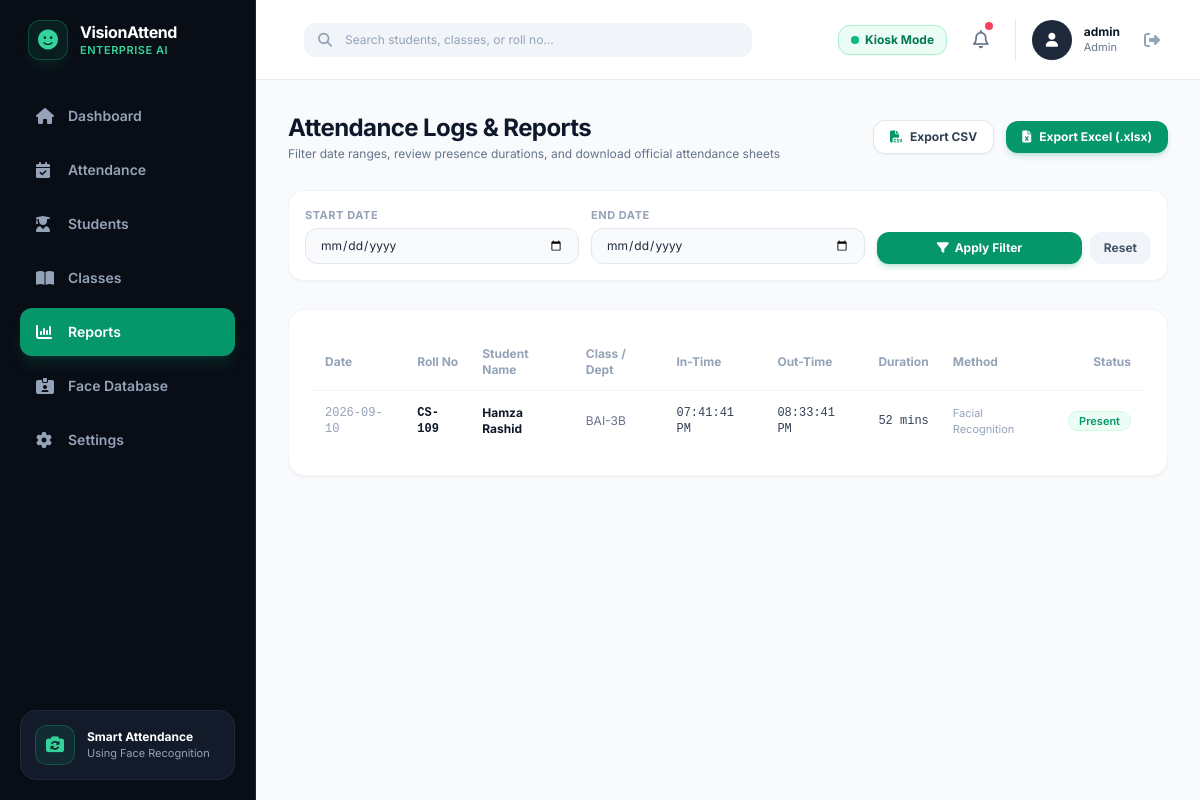
The app's page /reports (signed in), older data.
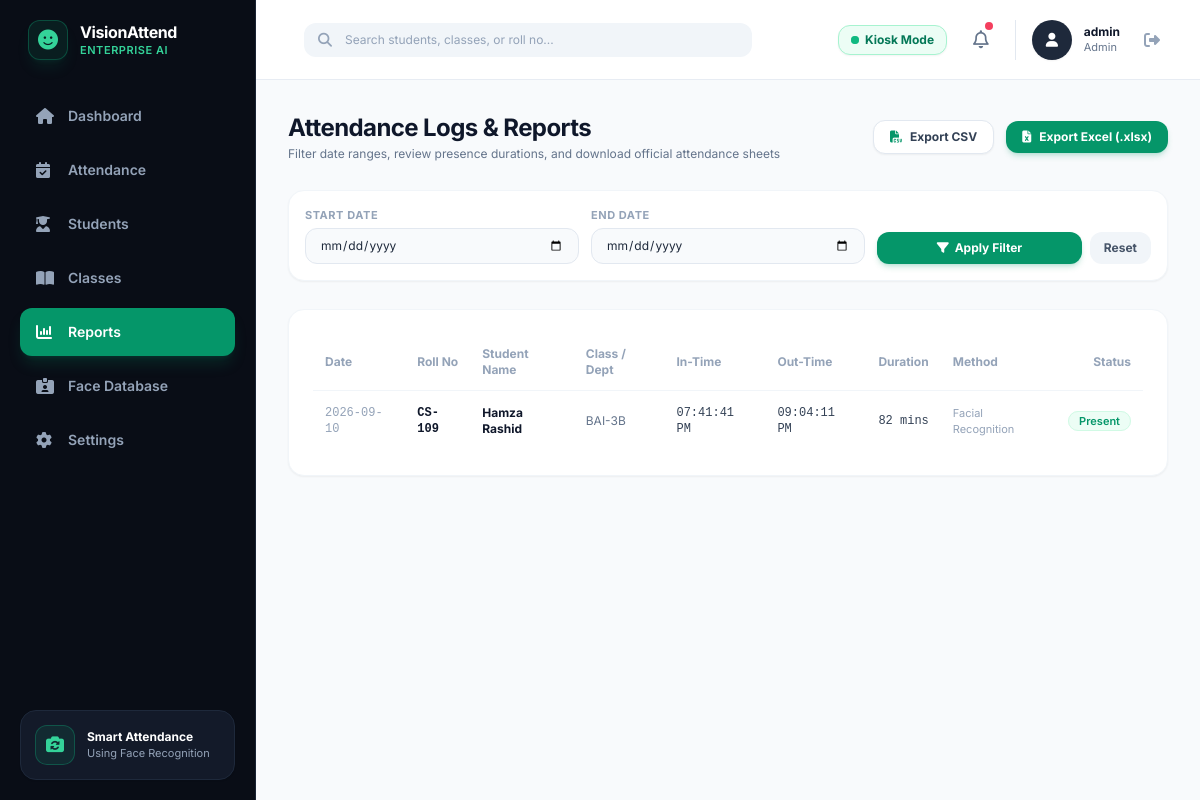
The same page, newer data.
### src/database.py (models this page shows, shortened)
class Attendance(db.Model):
    __tablename__ = 'attendance'
    id = db.Column(db.Integer, primary_key=True)
    student_id = db.Column(db.String(50), db.ForeignKey('students.student_id'), nullable=False, index=True)
    date = db.Column(db.Date, default=date.today, index=True)                       # e.g., 2026-09-09
    in_time = db.Column(db.String(20), nullable=True)                               # e.g., "10:22:15 AM"
    out_time = db.Column(db.String(20), nullable=True)                              # e.g., "01:30:10 PM"
    duration_minutes = db.Column(db.Integer, default=0)                             # Total duration in minutes
    status = db.Column(db.String(20), default="Present")                            # "Present", "Absent", "Late"
    verification_method = db.Column(db.String(50), default="Facial Recognition")
    created_at = db.Column(db.DateTime, default=datetime.utcnow)

class Student(db.Model):
    __tablename__ = 'students'
    id = db.Column(db.Integer, primary_key=True)
    student_id = db.Column(db.String(50), unique=True, nullable=False, index=True)  # e.g., "CS-001"
    name = db.Column(db.String(100), nullable=False)                                # e.g., "Ali Raza"
    department = db.Column(db.String(100), default="BCS - 1A")                      # Class / Department code
    email = db.Column(db.String(120), nullable=True)
    sample_image = db.Column(db.String(255), nullable=True)
    created_at = db.Column(db.DateTime, default=datetime.utcnow)
    attendances = db.relationship('Attendance', backref='student', lazy=True, cascade="all, delete-orphan")

### app.py (the view)
@app.route('/reports')
@admin_required
def reports():
    start_date_str = request.args.get('start_date', '')
    end_date_str = request.args.get('end_date', '')
    query = Attendance.query
    if start_date_str:
        try:
            start_date = datetime.strptime(start_date_str, "%Y-%m-%d").date()
            query = query.filter(Attendance.date >= start_date)
        except ValueError:
            pass
    if end_date_str:
        try:
            end_date = datetime.strptime(end_date_str, "%Y-%m-%d").date()
            query = query.filter(Attendance.date <= end_date)
        except ValueError:
            pass
    records = query.order_by(Attendance.date.desc(), Attendance.id.desc()).all()
    return render_template('reports.html', active_page='reports', records=records,
                           start_date=start_date_str, end_date=end_date_str)

### app.py (called while the page is built)
def admin_required(f):
    @wraps(f)
    def decorated_function(*args, **kwargs):
        if 'user_id' not in session:
            return redirect(url_for('login'))
        if session.get('role') != 'admin':
            flash("Unauthorized: Administrator permissions required.", "error")
            return redirect(url_for('student_dashboard'))
        return f(*args, **kwargs)
    return decorated_function

### templates/reports.html (shortened to what the changed rows need)
{% extends "base.html" %}
{% block content %}
<div class="space-y-7">
    <div class="flex flex-col sm:flex-row items-start sm:items-center justify-between gap-4">
        <div>
            <h1 class="text-2xl font-bold text-slate-900 tracking-tight">Attendance Logs & Reports</h1>
        </div>
    </div>
    <div class="bg-white rounded-2xl border border-slate-100 shadow-sm overflow-hidden p-6">
        <div class="overflow-x-auto">
            <table class="w-full text-left text-xs">
                <thead>
                    <tr class="text-slate-400 font-semibold border-b border-slate-100 pb-2">
                        <th class="py-3 px-3">Date</th>
                        <th class="py-3 px-3">Roll No</th>
                        <th class="py-3 px-3">Student Name</th>
                        <th class="py-3 px-3">Class / Dept</th>
                        <th class="py-3 px-3">In-Time</th>
                        <th class="py-3 px-3">Out-Time</th>
                        <th class="py-3 px-3">Duration</th>
                        <th class="py-3 px-3">Method</th>
                        <th class="py-3 px-3 text-right">Status</th>
                    </tr>
                </thead>
                <tbody class="divide-y divide-slate-50 text-slate-700">
                    {% for rec in records %}
                    <tr class="hover:bg-slate-50/70 transition-colors">
                        <td class="py-3.5 px-3 font-mono text-slate-400">{{ rec.date.strftime('%Y-%m-%d') }}</td>
                        <td class="py-3.5 px-3 font-mono font-bold text-slate-900">{{ rec.student_id }}</td>
                        <td class="py-3.5 px-3 font-bold text-slate-900">{{ rec.student.name if rec.student else 'Unknown' }}</td>
                        <td class="py-3.5 px-3 text-slate-500">{{ rec.student.department if rec.student else 'N/A' }}</td>
                        <td class="py-3.5 px-3 font-mono text-slate-700">{{ rec.in_time or '--' }}</td>
                        <td class="py-3.5 px-3 font-mono text-slate-700">{{ rec.out_time or '--' }}</td>
                        <td class="py-3.5 px-3 font-mono text-slate-700">
                            {% if rec.duration_minutes > 0 %}
                            {{ rec.duration_minutes }} mins
                            {% else %}
                            --
                            {% endif %}
                        </td>
                        <td class="py-3.5 px-3 text-slate-400 text-[11px]">{{ rec.verification_method }}</td>
                        <td class="py-3.5 px-3 text-right">
                            {% if rec.status == 'Present' %}
                            <span class="px-2.5 py-0.5 rounded-full text-[11px] font-semibold bg-emerald-50 text-emerald-600 border border-emerald-100">
                                Present
                            </span>
                            {% else %}
                            <span class="px-2.5 py-0.5 rounded-full text-[11px] font-semibold bg-rose-50 text-rose-600 border border-rose-100">
                                Absent
                            </span>
                            {% endif %}
                        </td>
                    </tr>
                    {% else %}
                    <tr>
                        <td colspan="9" class="py-10 text-center text-slate-400 text-xs">
                            No attendance records match the selected date filter.
                        </td>
                    </tr>
                    {% endfor %}
                </tbody>
            </table>
        </div>
    </div>
</div>
{% endblock %}

Row changes from the older to the newer data that the page shows:
changed Attendance "CS-109": out_time "08:33:41 PM" → "09:04:11 PM"; duration_minutes "52" → "82"
